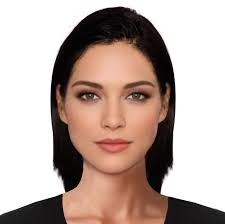
#> input picture assignment_1/face1.jpg, 225 x 224 px
$ jupyter execute 'Assignment 1.ipynb'   (shell and % lines are left out)
#> lines starting #> are read from the running program, lines starting #| are printed output that depends on the picture
In this notebook I compare a custom python implementation of template matching with the OpenCV versions of the same algorithms.

- Cross Correlation Normalized
- Squared Difference


[cell 1]
import cv2
import numpy as np
from matplotlib import pyplot as plt

[cell 2]
# full_image_path = 'Picture1.png'
# template_path = 'Picture2.png'

full_image_path = 'face1.jpg'
template_path = 'face2.jpg'

if full_image_path == 'Picture1.png':
    box_for_iou = ((278, 136), (453, 320))
elif full_image_path == 'face1.jpg':
    box_for_iou = ((119, 79), (158, 107))

def calculate_iou(a, b):
    xa, ya = max(a[0][0], b[0][0]), max(a[0][1], b[0][1])
    xb, yb = min(a[1][0], b[1][0]), min(a[1][1], b[1][1])
    ia = (xb - xa + 1) * (yb - ya + 1)
    aa = (a[1][0] - a[0][0] + 1) * (a[1][1] - a[0][1] + 1)
    ba = (b[1][0] - b[0][0] + 1) * (b[1][1] - b[0][1] + 1)
    return ia / float(aa + ba - ia)

full_image = cv2.imread(full_image_path)
#> full_image is the input picture: shape (224, 225, 3); mean B, G, R 160.9, 168.7, 187
full_image = cv2.cvtColor(full_image, cv2.COLOR_BGR2RGB)
image_template = cv2.imread(template_path)
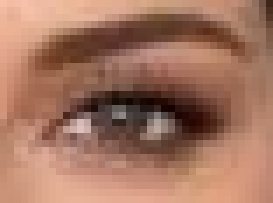
#> input picture assignment_1/face2.jpg, 39 x 29 px (shown 7 times larger)
#> image_template is the input picture: shape (29, 39, 3); mean B, G, R 96.3, 116.5, 163.5
image_template = cv2.cvtColor(image_template, cv2.COLOR_BGR2RGB)
plt.figure(figsize=(15,10))
plt.subplot(2, 2, 1)
plt.imshow(full_image, plt.cm.gray)
plt.subplot(2, 2, 2)
plt.imshow(image_template, plt.cm.gray)
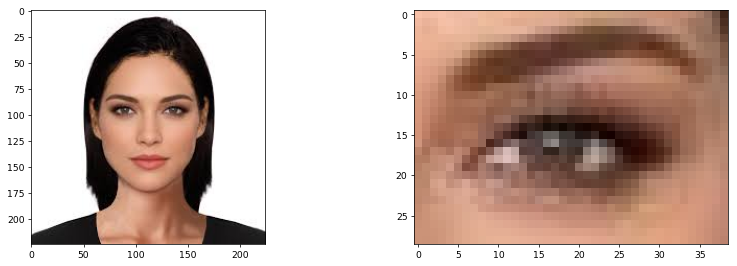
#> figure drawn by matplotlib, 2 panels

# Cross Correlation Normalized

[cell 3]
# OpenCV version first
res = cv2.matchTemplate(full_image, image_template, cv2.TM_CCORR_NORMED)
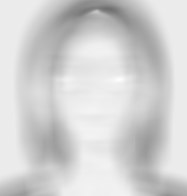
#> res: shape (196, 187) float32; min 0.44, max 1, mean 0.825
min_val, max_val, min_loc, max_loc = cv2.minMaxLoc(res)
#> min_val = 0.44; max_val = 1; min_loc = (107, 8); max_loc = (119, 79)
h, w = image_template.shape[0:2]
#> h = 29; w = 39
bottom_right = (max_loc[0] + w, max_loc[1] + h)
#> bottom_right = (158, 108)
matched_im = cv2.rectangle(full_image.copy(), box_for_iou[0], box_for_iou[1], (0, 255, 0), 2)
matched_im = cv2.rectangle(matched_im, max_loc, bottom_right, (255, 0, 0), 2)
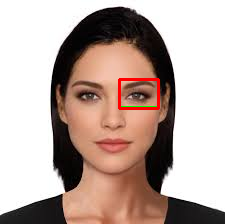
#> matched_im: shape (224, 225, 3); mean R, G, B 187.3, 167.6, 159.8
iou1 = calculate_iou(box_for_iou, (max_loc, bottom_right))
#> iou1 = 0.967

# Next we will show my own implementation
fheight, fwidth = full_image.shape[0:2]
#> fheight = 224; fwidth = 225
theight, twidth = image_template.shape[0:2]
#> theight = 29; twidth = 39

result = []
T = image_template.astype(float)
for y in range(fheight):
    for x in range(fwidth):
        if x + twidth < fwidth + 1 and y + theight < fheight + 1:
            # calculate correlation first
            I = full_image[y:y + theight, x:x + twidth, :].astype(float)
            corr = (T * I).sum()
            # now create the denominator
            sumsqT = (T ** 2).sum()
            sumsqI = (I ** 2).sum()
            denominator = np.sqrt(sumsqT * sumsqI)
            # divide
            correlation = corr / denominator
            correlation = np.nan_to_num(correlation)
            if len(result) - 1 < y:
                result.append([])
            result[y].append(correlation)
#> after the loop, result = 196 items
result = np.array(result)
min_val2, max_val2, min_loc2, max_loc2 = cv2.minMaxLoc(result)
#> min_val2 = 0.44; max_val2 = 1; min_loc2 = (107, 8); max_loc2 = (119, 79)
h2, w2 = image_template.shape[0:2]
#> h2 = 29; w2 = 39
bottom_right2 = (max_loc2[0] + w2, max_loc2[1] + h2)
#> bottom_right2 = (158, 108)
matched_im2 = cv2.rectangle(full_image.copy(), box_for_iou[0], box_for_iou[1], (0, 255, 0), 2)
matched_im2 = cv2.rectangle(matched_im2, max_loc2, bottom_right2, (255, 0, 0), 2)
iou2 = calculate_iou(box_for_iou, [max_loc2, bottom_right2])
#> iou2 = 0.967

plt.figure(figsize=(15,10))
plt.subplot(2, 2, 1)
# my image with red rectangle
plt.title('IoU: ' + str(iou2))
plt.imshow(matched_im2, plt.cm.gray)
plt.subplot(2, 2, 2)
# my correlation response
plt.imshow(result, plt.cm.gray)
plt.subplot(2, 2, 3)
# opencv image with red rectangle
plt.title('IoU: ' + str(iou1))
plt.imshow(matched_im, plt.cm.gray)
plt.subplot(2, 2, 4)
# opencv correlation response
plt.imshow(res, plt.cm.gray)

# Squared Difference

[cell 4]
# OpenCV First
res = cv2.matchTemplate(full_image, image_template, cv2.TM_SQDIFF)
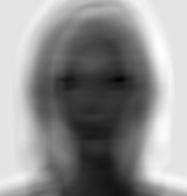
#> res: shape (196, 187) float32; min 26970, max 73483832, mean 41535296; drawn with min black and max white
min_val, max_val, min_loc, max_loc = cv2.minMaxLoc(res)
#> min_val = 26970; max_val = 73483832; min_loc = (119, 79); max_loc = (161, 54)
h, w = image_template.shape[0:2]
bottom_right = (min_loc[0] + w, min_loc[1] + h)
matched_im = cv2.rectangle(full_image.copy(), box_for_iou[0], box_for_iou[1], (0, 255, 0), 2)
matched_im = cv2.rectangle(matched_im, min_loc, bottom_right, (255, 0, 0), 2)
iou1 = calculate_iou(box_for_iou, (min_loc, bottom_right))

# My implementation
fheight, fwidth = full_image.shape[0:2]
theight, twidth = image_template.shape[0:2]

result = []
T = image_template.astype(float)
for y in range(fheight):
    for x in range(fwidth):
        if x + twidth < fwidth + 1 and y + theight < fheight + 1:
            I = full_image[y:y + theight, x:x + twidth, :]
            # subtract and square
            m = (T - I) ** 2
            correlation = m.sum()
            if len(result) - 1 < y:
                result.append([])
            result[y].append(correlation)
result = np.array(result)

min_val2, max_val2, min_loc2, max_loc2 = cv2.minMaxLoc(result)
#> min_val2 = 26960; max_val2 = 73483842; min_loc2 = (119, 79); max_loc2 = (161, 54)
h2, w2 = image_template.shape[0:2]

bottom_right2 = (min_loc2[0] + w2, min_loc2[1] + h2)
matched_im2 = cv2.rectangle(full_image.copy(), box_for_iou[0], box_for_iou[1], (0, 255, 0), 2)
matched_im2 = cv2.rectangle(matched_im2, min_loc2, bottom_right2, (255, 0, 0), 2)
iou2 = calculate_iou(box_for_iou, [min_loc2, bottom_right2])

plt.figure(figsize=(15,10))
plt.subplot(2, 2, 1)
# my image with red rectangle
plt.title('IoU: ' + str(iou2))
plt.imshow(matched_im2, plt.cm.gray)
plt.subplot(2, 2, 2)
# my correlation response
plt.imshow(result, plt.cm.gray)
plt.subplot(2, 2, 3)
# opencv image with red rectangle
plt.title('IoU: ' + str(iou1))
plt.imshow(matched_im, plt.cm.gray)
plt.subplot(2, 2, 4)
# opencv correlation response
plt.imshow(res, plt.cm.gray)

# Correlation Coefficient

In this example I used a vectorized version of the following equation for Correlation Coeffiecient
$$ r = \frac{{}\sum_{i=1}^{n} (x_i - \overline{x})(y_i - \overline{y})}
{\sqrt{\sum_{i=1}^{n} (x_i - \overline{x})^2(y_i - \overline{y})^2}} $$

I am not sure what kind of equation was used for the OpenCV correltation coefficient (TM_CCOEFF) but I did observe better results using the equation above when compared to the OpenCV version.

In my test using the Face image I noticed that the OpenCV version correlation response highlighted the hair in the lower left while my equation was right on target.

[cell 5]
# OpenCV First
res = cv2.matchTemplate(full_image, image_template, cv2.TM_CCOEFF)
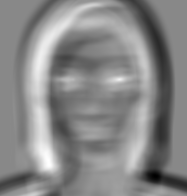
#> res: shape (196, 187) float32; min -8230930, max 7091383, mean -65764.3; drawn with min black and max white
min_val, max_val, min_loc, max_loc = cv2.minMaxLoc(res)
#> min_val = -8230930; max_val = 7091383; min_loc = (155, 175); max_loc = (48, 160)
h, w = image_template.shape[0:2]
bottom_right = (max_loc[0] + w, max_loc[1] + h)
#> bottom_right = (87, 189)
matched_im = cv2.rectangle(full_image.copy(), box_for_iou[0], box_for_iou[1], (0, 255, 0), 2)
matched_im = cv2.rectangle(matched_im, max_loc, bottom_right, (255, 0, 0), 2)
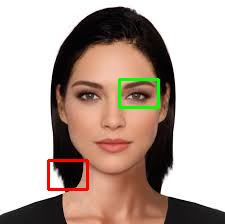
#> matched_im: shape (224, 225, 3); mean R, G, B 186.2, 168.4, 158.8
iou1 = calculate_iou(box_for_iou, (max_loc, bottom_right))
#> iou1 = 2.16

# And my own implementation using the equation above
fheight, fwidth = full_image.shape[0:2]
theight, twidth = image_template.shape[0:2]
template_mean = image_template.mean()
#> template_mean = 125.4
image_mean = full_image.mean()
#> image_mean = 172.2

result = []
T = image_template.astype(float)
tdiff = T - template_mean
for y in range(fheight):
    for x in range(fwidth):
        if x + twidth < fwidth + 1 and y + theight < fheight + 1:
            I = full_image[y:y + theight, x:x + twidth, :].astype(float)
            idiff = I - image_mean

            numerator = (tdiff * idiff).sum()
            denominator = np.sqrt(np.sum(tdiff ** 2) * np.sum(idiff ** 2))

            correlation = numerator / denominator
            if len(result) - 1 < y:
                result.append([])
            result[y].append(correlation)
result = np.array(result)
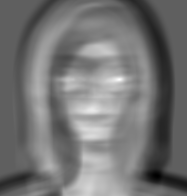
#> result: shape (196, 187) float64; min -0.446, max 0.739, mean 0.0973; drawn with min black and max white
min_val2, max_val2, min_loc2, max_loc2 = cv2.minMaxLoc(result)
#> min_val2 = -0.446; max_val2 = 0.739; min_loc2 = (156, 175); max_loc2 = (119, 79)
h2, w2 = image_template.shape[0:2]
bottom_right2 = (max_loc2[0] + w2, max_loc2[1] + h2)
matched_im2 = cv2.rectangle(full_image.copy(), box_for_iou[0], box_for_iou[1], (0, 255, 0), 2)
matched_im2 = cv2.rectangle(matched_im2, max_loc2, bottom_right2, (255, 0, 0), 2)
iou2 = calculate_iou(box_for_iou, [max_loc2, bottom_right2])


plt.figure(figsize=(15,10))
plt.subplot(2, 2, 1)
# my image with red rectangle
plt.title('IoU: ' + str(iou2))
plt.imshow(matched_im2, plt.cm.gray)
plt.subplot(2, 2, 2)
# my correlation response
plt.imshow(result, plt.cm.gray)
plt.subplot(2, 2, 3)
# opencv image with red rectangle
plt.title('IoU: ' + str(iou1))
plt.imshow(matched_im, plt.cm.gray)
plt.subplot(2, 2, 4)
# opencv correlation response
plt.imshow(res, plt.cm.gray)
